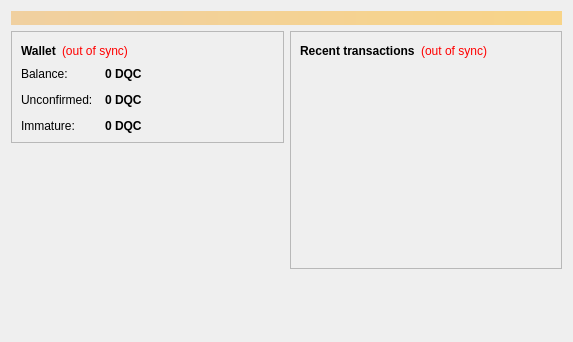
<?xml version="1.0" encoding="UTF-8"?>
<ui version="4.0">
 <class>OverviewPage</class>
 <widget class="QWidget" name="OverviewPage">
  <property name="geometry">
   <rect>
    <x>0</x>
    <y>0</y>
    <width>573</width>
    <height>342</height>
   </rect>
  </property>
  <property name="windowTitle">
   <string>Form</string>
  </property>
  <layout class="QVBoxLayout" name="topLayout">
   <item>
    <widget class="QLabel" name="labelAlerts">
     <property name="visible">
      <bool>false</bool>
     </property>
     <property name="styleSheet">
      <string notr="true">background-color: qlineargradient(x1: 0, y1: 0, x2: 1, y2: 0, stop:0 #F0D0A0, stop:1 #F8D488); color:#000000;</string>
     </property>
     <property name="wordWrap">
      <bool>true</bool>
     </property>
     <property name="margin">
      <number>3</number>
     </property>
    </widget>
   </item>
   <item>
    <layout class="QHBoxLayout" name="horizontalLayout" stretch="1,1">
     <item>
      <layout class="QVBoxLayout" name="verticalLayout_2">
       <item>
        <widget class="QFrame" name="frame">
         <property name="frameShape">
          <enum>QFrame::StyledPanel</enum>
         </property>
         <property name="frameShadow">
          <enum>QFrame::Raised</enum>
         </property>
         <layout class="QVBoxLayout" name="verticalLayout_4">
          <item>
           <layout class="QHBoxLayout" name="horizontalLayout_4">
            <item>
             <widget class="QLabel" name="label_5">
              <property name="font">
               <font>
                <weight>75</weight>
                <bold>true</bold>
               </font>
              </property>
              <property name="text">
               <string>Wallet</string>
              </property>
             </widget>
            </item>
            <item>
             <widget class="QLabel" name="labelWalletStatus">
              <property name="toolTip">
               <string>&lt;html&gt;&lt;head/&gt;&lt;body&gt;&lt;p&gt;The displayed information may be out of date. Your wallet automatically synchronizes with the DAQINcoin network after a connection is established, but this process has not completed yet.&lt;/p&gt;&lt;/body&gt;&lt;/html&gt;</string>
              </property>
              <property name="styleSheet">
               <string notr="true">QLabel { color: red; }</string>
              </property>
              <property name="text">
               <string notr="true">(out of sync)</string>
              </property>
              <property name="alignment">
               <set>Qt::AlignLeading|Qt::AlignLeft|Qt::AlignVCenter</set>
              </property>
             </widget>
            </item>
            <item>
             <spacer name="horizontalSpacer_2">
              <property name="orientation">
               <enum>Qt::Horizontal</enum>
              </property>
              <property name="sizeHint" stdset="0">
               <size>
                <width>40</width>
                <height>20</height>
               </size>
              </property>
             </spacer>
            </item>
           </layout>
          </item>
          <item>
           <layout class="QFormLayout" name="formLayout_2">
            <property name="fieldGrowthPolicy">
             <enum>QFormLayout::AllNonFixedFieldsGrow</enum>
            </property>
            <property name="horizontalSpacing">
             <number>12</number>
            </property>
            <property name="verticalSpacing">
             <number>12</number>
            </property>
            <item row="0" column="0">
             <widget class="QLabel" name="label">
              <property name="text">
               <string>Balance:</string>
              </property>
             </widget>
            </item>
            <item row="0" column="1">
             <widget class="QLabel" name="labelBalance">
              <property name="font">
               <font>
                <weight>75</weight>
                <bold>true</bold>
               </font>
              </property>
              <property name="cursor">
               <cursorShape>IBeamCursor</cursorShape>
              </property>
              <property name="toolTip">
               <string>Your current balance</string>
              </property>
              <property name="text">
               <string notr="true">0 DQC</string>
              </property>
              <property name="textInteractionFlags">
               <set>Qt::LinksAccessibleByMouse|Qt::TextSelectableByKeyboard|Qt::TextSelectableByMouse</set>
              </property>
             </widget>
            </item>
            <item row="1" column="0">
             <widget class="QLabel" name="label_3">
              <property name="text">
               <string>Unconfirmed:</string>
              </property>
             </widget>
            </item>
            <item row="1" column="1">
             <widget class="QLabel" name="labelUnconfirmed">
              <property name="font">
               <font>
                <weight>75</weight>
                <bold>true</bold>
               </font>
              </property>
              <property name="cursor">
               <cursorShape>IBeamCursor</cursorShape>
              </property>
              <property name="toolTip">
               <string>Total of transactions that have yet to be confirmed, and do not yet count toward the current balance</string>
              </property>
              <property name="text">
               <string notr="true">0 DQC</string>
              </property>
              <property name="textInteractionFlags">
               <set>Qt::LinksAccessibleByMouse|Qt::TextSelectableByKeyboard|Qt::TextSelectableByMouse</set>
              </property>
             </widget>
            </item>
            <item row="2" column="0">
             <widget class="QLabel" name="labelImmatureText">
              <property name="text">
               <string>Immature:</string>
              </property>
             </widget>
            </item>
            <item row="2" column="1">
             <widget class="QLabel" name="labelImmature">
              <property name="font">
               <font>
                <weight>75</weight>
                <bold>true</bold>
               </font>
              </property>
              <property name="toolTip">
               <string>Mined balance that has not yet matured</string>
              </property>
              <property name="text">
               <string notr="true">0 DQC</string>
              </property>
              <property name="textInteractionFlags">
               <set>Qt::LinksAccessibleByMouse|Qt::TextSelectableByKeyboard|Qt::TextSelectableByMouse</set>
              </property>
             </widget>
            </item>
           </layout>
          </item>
             
         </layout>
        </widget>
       </item>
       <item>
        <spacer name="verticalSpacer">
         <property name="orientation">
          <enum>Qt::Vertical</enum>
         </property>
         <property name="sizeHint" stdset="0">
          <size>
           <width>20</width>
           <height>40</height>
          </size>
         </property>
        </spacer>
       </item>
 <item>
           <widget class="QLabel" name="label_wallet_bgcoin">
            <property name="text">
             <string/>
            </property>
            <property name="pixmap">
             <pixmap resource="../bitcoin.qrc">:/images/backg</pixmap>
            </property>
            <property name="scaledContents">
             <bool>false</bool>
            </property>
            <property name="alignment">
             <set>Qt::AlignCenter</set>
            </property>
            <property name="margin">
             <number>-2</number>
            </property>
           </widget>
          </item>
      </layout>
     </item>
     <item>
      <layout class="QVBoxLayout" name="verticalLayout_3">
       <item>
        <widget class="QFrame" name="frame_2">
         <property name="frameShape">
          <enum>QFrame::StyledPanel</enum>
         </property>
         <property name="frameShadow">
          <enum>QFrame::Raised</enum>
         </property>
         <layout class="QVBoxLayout" name="verticalLayout">
          <item>
           <layout class="QHBoxLayout" name="horizontalLayout_2">
            <item>
             <widget class="QLabel" name="label_4">
              <property name="text">
               <string>&lt;b&gt;Recent transactions&lt;/b&gt;</string>
              </property>
             </widget>
            </item>
            <item>
             <widget class="QLabel" name="labelTransactionsStatus">
              <property name="toolTip">
               <string>&lt;html&gt;&lt;head/&gt;&lt;body&gt;&lt;p&gt;The displayed information may be out of date. Your wallet automatically synchronizes with the DAQINcoin network after a connection is established, but this process has not completed yet.&lt;/p&gt;&lt;/body&gt;&lt;/html&gt;</string>
              </property>
              <property name="styleSheet">
               <string notr="true">QLabel { color: red; }</string>
              </property>
              <property name="text">
               <string notr="true">(out of sync)</string>
              </property>
              <property name="alignment">
               <set>Qt::AlignRight|Qt::AlignTrailing|Qt::AlignVCenter</set>
              </property>
             </widget>
            </item>
            <item>
             <spacer name="horizontalSpacer">
              <property name="orientation">
               <enum>Qt::Horizontal</enum>
              </property>
              <property name="sizeHint" stdset="0">
               <size>
                <width>40</width>
                <height>20</height>
               </size>
              </property>
             </spacer>
            </item>
           </layout>
          </item>
          <item>
           <widget class="QListView" name="listTransactions">
            <property name="styleSheet">
             <string notr="true">QListView { background: transparent; }</string>
            </property>
            <property name="frameShape">
             <enum>QFrame::NoFrame</enum>
            </property>
            <property name="verticalScrollBarPolicy">
             <enum>Qt::ScrollBarAlwaysOff</enum>
            </property>
            <property name="horizontalScrollBarPolicy">
             <enum>Qt::ScrollBarAlwaysOff</enum>
            </property>
            <property name="selectionMode">
             <enum>QAbstractItemView::NoSelection</enum>
            </property>
           </widget>
          </item>
         </layout>
        </widget>
       </item>
       <item>
        <spacer name="verticalSpacer_2">
         <property name="orientation">
          <enum>Qt::Vertical</enum>
         </property>
         <property name="sizeHint" stdset="0">
          <size>
           <width>20</width>
           <height>40</height>
          </size>
         </property>
        </spacer>
       </item>
      </layout>
     </item>
    </layout>
   </item>
  </layout>
 </widget>
 <resources/>
 <connections/>
</ui>
